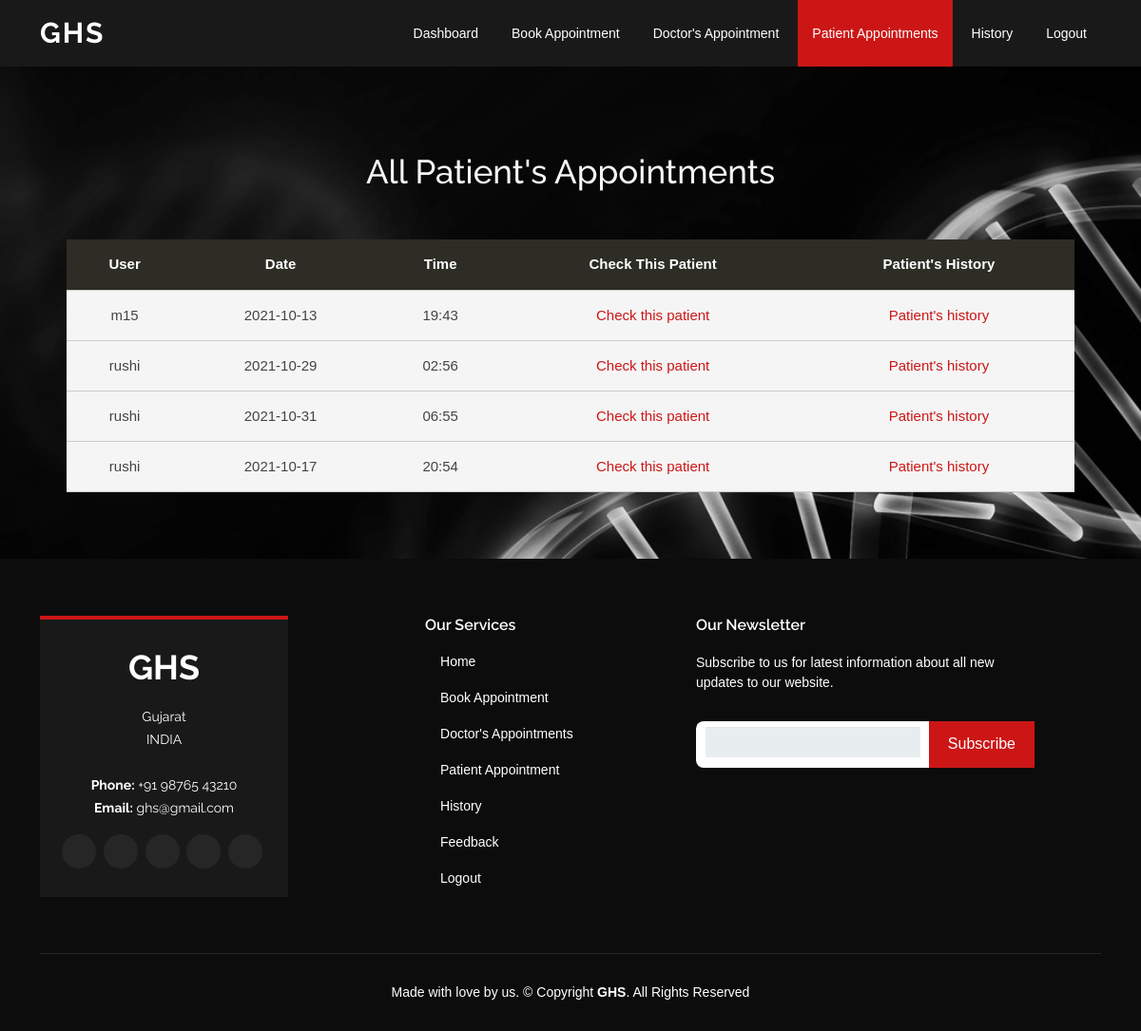
Page /doctor_show_appointment (signed in) on the committed database.
### ghsapp/models.py (models this page shows, shortened)
class Appointment(models.Model):
    doctor_app = models.ForeignKey(
        User, on_delete=models.CASCADE, related_name='doctor_app')
    user_app = models.ForeignKey(
        User, on_delete=models.CASCADE, related_name='user_app')
    date = models.CharField(max_length=10)
    time = models.CharField(max_length=10)

### ghsapp/views.py (the view)
# urls.py: path('doctor_show_appointment', views.doctor_show_appointment, name='doctor_show_appointment'),
@login_required(login_url='error')
def doctor_show_appointment(request):
    appointments = Appointment.objects.filter(doctor_app=request.user)
    context = {
        'appointments': appointments
    }
    return render(request, 'doctor/show_appointment.html', context)

### templates/doctor/show_appointment.html (shortened to what this page needs)
<!DOCTYPE html>
<html lang="en">
<head>
    <link href="static/assets2/vendor/aos/aos.css" rel="stylesheet">
    <link href="static/assets2/vendor/bootstrap/css/bootstrap.min.css" rel="stylesheet">
    <link href="static/assets2/vendor/bootstrap-icons/bootstrap-icons.css" rel="stylesheet">
    <link href="static/assets2/vendor/boxicons/css/boxicons.min.css" rel="stylesheet">
    <link href="static/assets2/vendor/glightbox/css/glightbox.min.css" rel="stylesheet">
    <link href="static/assets2/vendor/swiper/swiper-bundle.min.css" rel="stylesheet">
    <link href="static/assets2/css/style.css" rel="stylesheet">
</head>
<body>
    <header id="header" class="d-flex align-items-center">
        <div class="container d-flex align-items-center justify-content-between">
            <h1 class="logo"><a href="{% url 'doctor_home' %}">GHS</a></h1>
            <nav id="navbar" class="navbar">
                <ul>
                    <li><a class="nav-link scrollto" href="{% url 'doctor_home' %}">Dashboard</a></li>
                    <li><a class="nav-link scrollto" href="{% url 'book_appointment' %}">Book Appointment</a></li>
                    <li><a class="nav-link scrollto" href="{% url 'show_appointment' %}">Doctor's Appointment</a></li>
                    <li><a class="nav-link scrollto active" href="{% url 'doctor_show_appointment' %}">Patient Appointments</a>
                    </li>
                    <li><a class="nav-link scrollto" href="{% url 'history' %}">History</a></li>
                    <li><a href="{% url 'signout' %}" class="btn-get-started scrollto">Logout</a></li>
                </ul>
            </nav>
        </div>
    </header>
    <div class="bikes"style="margin-top: 160px">
        <h1 style="color: whitesmoke;">All Patient's Appointments</h1>
        <table>
            <tr class="head">
                <th>User</th>
                <th>Date</th>
                <th>Time</th>
                <th>Check This Patient</th>
                <th>Patient's History</th>
            </tr>
            {% for appointment in appointments %}
            <tr class="clickable-row" href="{% url 'home'%}">
                <td>{{appointment.user_app}} </td>
                <td>{{appointment.date}}</td>
                <td>{{appointment.time}}</td>
                <td> <a href="{% url 'check_patient' appointment.id %}">Check this patient</a> </td>
                <td><a href="{% url 'patient_history' appointment.user_app.id %}">Patient's history</a> </td>
            </tr>
            <tr>
                {% endfor %}
            </tr>
        </table>
    </div>
</body>
<footer id="footer">
    <div class="footer-top">
        <div class="container">
            <div class="row">
                <div class="col-lg-3 col-md-6">
                    <div class="footer-info">
                        <h3>GHS</h3>
                        <p>
                            Gujarat <br> INDIA<br><br>
                            <strong>Phone:</strong> +91 98765 43210<br>
                            <strong>Email:</strong> ghs@gmail.com<br>
                        </p>
                        <div class="social-links mt-3">
                            <a href="#" class="twitter"><i class="bx bxl-twitter"></i></a>
                            <a href="#" class="facebook"><i class="bx bxl-facebook"></i></a>
                            <a href="#" class="instagram"><i class="bx bxl-instagram"></i></a>
                            <a href="#" class="google-plus"><i class="bx bxl-skype"></i></a>
                            <a href="#" class="linkedin"><i class="bx bxl-linkedin"></i></a>
                        </div>
                    </div>
                </div>
                <div class="col-lg-3 col-md-6 footer-links" style="margin-left: 120px;">
                    <h4>Our Services</h4>
                    <ul>
                        <li><i class="bx bx-chevron-right"></i> <a href="#">Home</a></li>
                        <li><i class="bx bx-chevron-right"></i> <a href="{% url 'book_appointment' %}">Book
                                Appointment</a></li>
                        <li><i class="bx bx-chevron-right"></i> <a href="{% url 'show_appointment' %}">Doctor's
                                Appointments</a></li>
                        <li><i class="bx bx-chevron-right"></i> <a href="{% url 'doctor_show_appointment' %}">Patient
                                Appointment</a></li>
                        <li><i class="bx bx-chevron-right"></i> <a href="{% url 'history' %}">History</a></li>
                        <li><i class="bx bx-chevron-right"></i> <a href="{% url 'feedback' %}">Feedback</a></li>
                        <li><i class="bx bx-chevron-right"></i> <a href="{% url 'signout' %}">Logout</a></li>
                    </ul>
                </div>
                <div class="col-lg-4 col-md-6 footer-newsletter">
                    <h4>Our Newsletter</h4>
                    <p>Subscribe to us for latest information about all new updates to our website.</p>
                    <form action="" method="post">
                        <input type="email" name="email"><input type="submit" value="Subscribe">
                    </form>
                </div>
            </div>
        </div>
    </div>
    <div class="container">
        <div class="copyright"> Made with love by us. &copy; Copyright <strong><span>GHS</span></strong>. All Rights Reserved
        </div>
    </div>
</footer>
</html>

### static/assets2/css/style.css (style rules this page uses)
body { font-family: "Open Sans", sans-serif; color: #444444; }
a { color: #cc1616; text-decoration: none; }
h1, h2, h3, h4, h5, h6 { font-family: "Raleway", sans-serif; }
#header { background: rgba(25, 25, 25, 0.95); transition: all 0.5s; z-index: 997; height: 70px; }
#header.fixed-top { background: #191919; }
#header .logo { font-size: 30px; margin: 0; padding: 0; line-height: 1; font-weight: 700; letter-spacing: 2px; text-transform: uppercase; }
#header .logo a { color: #fff; }
.scrolled-offset { margin-top: 70px; }
.navbar { padding: 0; }
.navbar ul { margin: 0; padding: 0; display: flex; list-style: none; align-items: center; }
.navbar li { position: relative; }
.navbar > ul > li { margin-left: 5px; }
.navbar a, .navbar a:focus { display: flex; align-items: center; justify-content: space-between; padding: 25px 15px 24px 15px; font-size: 14px; color: #fff; white-space: nowrap; transition: 0.3s; }
.navbar a:hover, .navbar .active, .navbar .active:focus, .navbar li:hover > a { background: #cc1616; }
#footer { background: #0c0c0c; padding: 0 0 30px 0; color: #fff; font-size: 14px; }
#footer .footer-top { padding: 60px 0 30px 0; }
#footer .footer-top .footer-info { margin-bottom: 15px; background: #191919; color: #fff; border-top: 4px solid #cc1616; text-align: center; padding: 30px 20px; }
#footer .footer-top .footer-info h3 { font-size: 36px; margin: 0 0 20px 0; padding: 2px 0 2px 0; line-height: 1; font-weight: 700; }
#footer .footer-top .footer-info p { font-size: 14px; line-height: 24px; margin-bottom: 0; font-family: "Raleway", sans-serif; }
#footer .footer-top .social-links a { font-size: 18px; display: inline-block; background: #262626; color: #fff; line-height: 1; padding: 8px 0; margin-right: 4px; border-radius: 50%; text-align: center; width: 36px; height: 36px; transition: 0.3s; }
#footer .footer-top h4 { font-size: 16px; font-weight: 600; color: #fff; position: relative; padding-bottom: 12px; }
#footer .footer-top .footer-links { margin-bottom: 30px; }
#footer .footer-top .footer-links ul { list-style: none; padding: 0; margin: 0; }
#footer .footer-top .footer-links ul i { padding-right: 2px; color: #ed5b5b; font-size: 18px; line-height: 1; }
#footer .footer-top .footer-links ul li { padding: 10px 0; display: flex; align-items: center; }
#footer .footer-top .footer-links ul li:first-child { padding-top: 0; }
#footer .footer-top .footer-links ul a { color: #fff; transition: 0.3s; display: inline-block; line-height: 1; }
#footer .footer-top .footer-newsletter form { margin-top: 30px; background: #fff; padding: 6px 10px; position: relative; border-radius: 4; }
#footer .footer-top .footer-newsletter form input[type="email"] { border: 0; padding: 4px; width: calc(100% - 110px); }
#footer .footer-top .footer-newsletter form input[type="submit"] { position: absolute; top: 0; right: 0; bottom: 0; border: 0; background: none; font-size: 16px; padding: 0 20px; background: #cc1616; color: #fff; transition: 0.3s; border-radius: 4; }
#footer .copyright { border-top: 1px solid #262626; text-align: center; padding-top: 30px; }

### rows in the picture
Appointment: user_app "m15", date "2021-10-13", time "19:43"
Appointment: user_app "rushi", date "2021-10-29", time "02:56"
Appointment: user_app "rushi", date "2021-10-31", time "06:55"
Appointment: user_app "rushi", date "2021-10-17", time "20:54"
